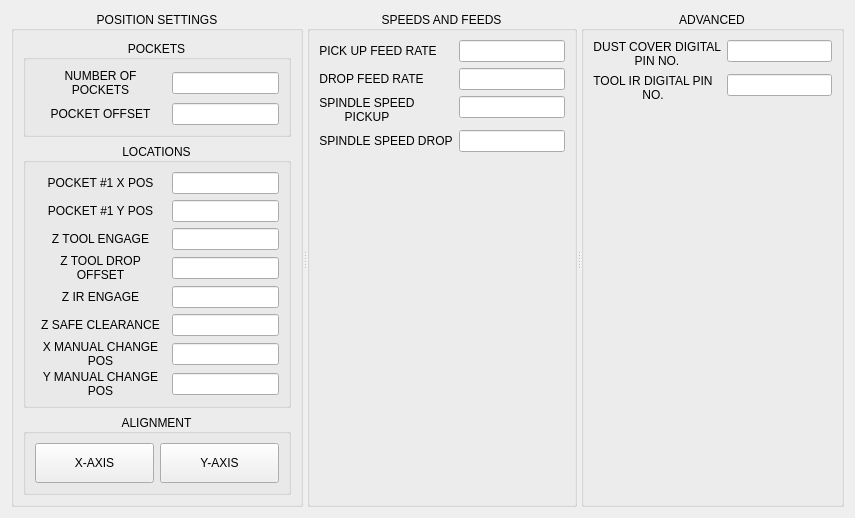
      <widget class="QWidget" name="tabAdvancedSettings">
       <attribute name="title">
        <string>Settings</string>
       </attribute>
       <layout class="QVBoxLayout" name="verticalLayout_7">
        <item>
         <widget class="QSplitter" name="splitter">
          <property name="orientation">
           <enum>Qt::Horizontal</enum>
          </property>
          <widget class="QGroupBox" name="gbPositionSettings">
           <property name="title">
            <string>POSITION SETTINGS</string>
           </property>
           <property name="alignment">
            <set>Qt::AlignCenter</set>
           </property>
           <layout class="QVBoxLayout" name="verticalLayout_8">
            <item>
             <widget class="QGroupBox" name="gbPockets">
              <property name="title">
               <string>POCKETS</string>
              </property>
              <property name="alignment">
               <set>Qt::AlignCenter</set>
              </property>
              <layout class="QGridLayout" name="gridLayout_2">
               <item row="0" column="0">
                <widget class="QLabel" name="lblNoPockets">
                 <property name="text">
                  <string>NUMBER OF POCKETS</string>
                 </property>
                 <property name="alignment">
                  <set>Qt::AlignCenter</set>
                 </property>
                 <property name="wordWrap">
                  <bool>true</bool>
                 </property>
                </widget>
               </item>
               <item row="0" column="1">
                <widget class="QLineEdit" name="leNoPockets">
                 <property name="alignment">
                  <set>Qt::AlignCenter</set>
                 </property>
                </widget>
               </item>
               <item row="1" column="0">
                <widget class="QLabel" name="lblPocketOffset">
                 <property name="text">
                  <string>POCKET OFFSET</string>
                 </property>
                 <property name="alignment">
                  <set>Qt::AlignCenter</set>
                 </property>
                 <property name="wordWrap">
                  <bool>true</bool>
                 </property>
                </widget>
               </item>
               <item row="1" column="1">
                <widget class="QLineEdit" name="lePocketOffset">
                 <property name="alignment">
                  <set>Qt::AlignCenter</set>
                 </property>
                </widget>
               </item>
              </layout>
             </widget>
            </item>
            <item>
             <widget class="QGroupBox" name="gbLocations">
              <property name="title">
               <string>LOCATIONS</string>
              </property>
              <property name="alignment">
               <set>Qt::AlignCenter</set>
              </property>
              <layout class="QGridLayout" name="gridLayout_3">
               <item row="0" column="0">
                <widget class="QLabel" name="lblPocketOneXPos">
                 <property name="text">
                  <string>POCKET #1 X POS</string>
                 </property>
                 <property name="alignment">
                  <set>Qt::AlignCenter</set>
                 </property>
                 <property name="wordWrap">
                  <bool>true</bool>
                 </property>
                </widget>
               </item>
               <item row="0" column="1">
                <widget class="QLineEdit" name="leLocPocketOneX">
                 <property name="alignment">
                  <set>Qt::AlignCenter</set>
                 </property>
                </widget>
               </item>
               <item row="1" column="0">
                <widget class="QLabel" name="lblPocketOneYPos">
                 <property name="text">
                  <string>POCKET #1 Y POS</string>
                 </property>
                 <property name="alignment">
                  <set>Qt::AlignCenter</set>
                 </property>
                 <property name="wordWrap">
                  <bool>true</bool>
                 </property>
                </widget>
               </item>
               <item row="1" column="1">
                <widget class="QLineEdit" name="leLocPocketOneY">
                 <property name="alignment">
                  <set>Qt::AlignCenter</set>
                 </property>
                </widget>
               </item>
               <item row="2" column="0">
                <widget class="QLabel" name="lblLocZEngage">
                 <property name="text">
                  <string>Z TOOL ENGAGE</string>
                 </property>
                 <property name="alignment">
                  <set>Qt::AlignCenter</set>
                 </property>
                 <property name="wordWrap">
                  <bool>true</bool>
                 </property>
                </widget>
               </item>
               <item row="2" column="1">
                <widget class="QLineEdit" name="leLocZEngage">
                 <property name="alignment">
                  <set>Qt::AlignCenter</set>
                 </property>
                </widget>
               </item>
               <item row="3" column="0">
                <widget class="QLabel" name="lblLocZEngageDrop">
                 <property name="text">
                  <string>Z TOOL DROP OFFSET</string>
                 </property>
                 <property name="alignment">
                  <set>Qt::AlignCenter</set>
                 </property>
                 <property name="wordWrap">
                  <bool>true</bool>
                 </property>
                </widget>
               </item>
               <item row="3" column="1">
                <widget class="QLineEdit" name="leZToolDropOffset">
                 <property name="alignment">
                  <set>Qt::AlignCenter</set>
                 </property>
                </widget>
               </item>
               <item row="4" column="0">
                <widget class="QLabel" name="lblLocZIROffset">
                 <property name="text">
                  <string>Z IR ENGAGE</string>
                 </property>
                 <property name="alignment">
                  <set>Qt::AlignCenter</set>
                 </property>
                 <property name="wordWrap">
                  <bool>true</bool>
                 </property>
                </widget>
               </item>
               <item row="4" column="1">
                <widget class="QLineEdit" name="leLocZIREngage">
                 <property name="alignment">
                  <set>Qt::AlignCenter</set>
                 </property>
                </widget>
               </item>
               <item row="5" column="0">
                <widget class="QLabel" name="lblLocZSafeClearance">
                 <property name="text">
                  <string>Z SAFE CLEARANCE</string>
                 </property>
                 <property name="alignment">
                  <set>Qt::AlignCenter</set>
                 </property>
                 <property name="wordWrap">
                  <bool>true</bool>
                 </property>
                </widget>
               </item>
               <item row="5" column="1">
                <widget class="QLineEdit" name="leZSafeClearance">
                 <property name="alignment">
                  <set>Qt::AlignCenter</set>
                 </property>
                </widget>
               </item>
               <item row="6" column="0">
                <widget class="QLabel" name="lblLocXManualChangePos">
                 <property name="text">
                  <string>X MANUAL CHANGE POS</string>
                 </property>
                 <property name="alignment">
                  <set>Qt::AlignCenter</set>
                 </property>
                 <property name="wordWrap">
                  <bool>true</bool>
                 </property>
                </widget>
               </item>
               <item row="6" column="1">
                <widget class="QLineEdit" name="leXManualChangePos">
                 <property name="alignment">
                  <set>Qt::AlignCenter</set>
                 </property>
                </widget>
               </item>
               <item row="7" column="0">
                <widget class="QLabel" name="lblLocYManualChangePos">
                 <property name="text">
                  <string>Y MANUAL CHANGE POS</string>
                 </property>
                 <property name="alignment">
                  <set>Qt::AlignCenter</set>
                 </property>
                 <property name="wordWrap">
                  <bool>true</bool>
                 </property>
                </widget>
               </item>
               <item row="7" column="1">
                <widget class="QLineEdit" name="leYManualChangePos">
                 <property name="alignment">
                  <set>Qt::AlignCenter</set>
                 </property>
                </widget>
               </item>
              </layout>
             </widget>
            </item>
            <item>
             <widget class="QGroupBox" name="gbAlignment">
              <property name="title">
               <string>ALIGNMENT</string>
              </property>
              <property name="alignment">
               <set>Qt::AlignCenter</set>
              </property>
              <layout class="QHBoxLayout" name="horizontalLayout_8">
               <item>
                <widget class="PushButton" name="pbXAxis">
                 <property name="minimumSize">
                  <size>
                   <width>0</width>
                   <height>40</height>
                  </size>
                 </property>
                 <property name="text">
                  <string>X-AXIS</string>
                 </property>
                 <property name="checkable">
                  <bool>true</bool>
                 </property>
                 <property name="indicator_option" stdset="0">
                  <bool>true</bool>
                 </property>
                 <property name="indicator_status_option" stdset="0">
                  <bool>true</bool>
                 </property>
                 <property name="python_command_option" stdset="0">
                  <bool>true</bool>
                 </property>
                 <property name="indicator_size" stdset="0">
                  <double>0.600000000000000</double>
                 </property>
                </widget>
               </item>
               <item>
                <widget class="PushButton" name="pbYAxis">
                 <property name="minimumSize">
                  <size>
                   <width>0</width>
                   <height>40</height>
                  </size>
                 </property>
                 <property name="text">
                  <string>Y-AXIS</string>
                 </property>
                 <property name="checkable">
                  <bool>true</bool>
                 </property>
                 <property name="pin_name" stdset="0">
                  <string>yy</string>
                 </property>
                 <property name="indicator_option" stdset="0">
                  <bool>true</bool>
                 </property>
                 <property name="indicator_status_option" stdset="0">
                  <bool>true</bool>
                 </property>
                 <property name="python_command_option" stdset="0">
                  <bool>true</bool>
                 </property>
                 <property name="indicator_size" stdset="0">
                  <double>0.600000000000000</double>
                 </property>
                </widget>
               </item>
              </layout>
             </widget>
            </item>
           </layout>
          </widget>
          <widget class="QGroupBox" name="gbSpeedSettings">
           <property name="title">
            <string>SPEEDS AND FEEDS</string>
           </property>
           <property name="alignment">
            <set>Qt::AlignCenter</set>
           </property>
           <layout class="QFormLayout" name="formLayout_2">
            <item row="0" column="0">
             <widget class="QLabel" name="lblSFPickUpRate">
              <property name="text">
               <string>PICK UP FEED RATE</string>
              </property>
              <property name="alignment">
               <set>Qt::AlignCenter</set>
              </property>
              <property name="wordWrap">
               <bool>true</bool>
              </property>
             </widget>
            </item>
            <item row="0" column="1">
             <widget class="QLineEdit" name="leSFPickUpRate">
              <property name="alignment">
               <set>Qt::AlignCenter</set>
              </property>
             </widget>
            </item>
            <item row="1" column="0">
             <widget class="QLabel" name="lblSFDropRate">
              <property name="text">
               <string>DROP FEED RATE</string>
              </property>
              <property name="alignment">
               <set>Qt::AlignCenter</set>
              </property>
              <property name="wordWrap">
               <bool>true</bool>
              </property>
             </widget>
            </item>
            <item row="1" column="1">
             <widget class="QLineEdit" name="leSFDropRate">
              <property name="alignment">
               <set>Qt::AlignCenter</set>
              </property>
             </widget>
            </item>
            <item row="2" column="0">
             <widget class="QLabel" name="lblSpindleSpeedPickup">
              <property name="text">
               <string>SPINDLE SPEED PICKUP</string>
              </property>
              <property name="alignment">
               <set>Qt::AlignCenter</set>
              </property>
              <property name="wordWrap">
               <bool>true</bool>
              </property>
             </widget>
            </item>
            <item row="2" column="1">
             <widget class="QLineEdit" name="leSpindleSpeedPickup">
              <property name="alignment">
               <set>Qt::AlignCenter</set>
              </property>
             </widget>
            </item>
            <item row="3" column="0">
             <widget class="QLabel" name="lblSpindleSpeedDrop">
              <property name="text">
               <string>SPINDLE SPEED DROP</string>
              </property>
              <property name="alignment">
               <set>Qt::AlignCenter</set>
              </property>
              <property name="wordWrap">
               <bool>true</bool>
              </property>
             </widget>
            </item>
            <item row="3" column="1">
             <widget class="QLineEdit" name="leSpindleSpeedDrop">
              <property name="alignment">
               <set>Qt::AlignCenter</set>
              </property>
             </widget>
            </item>
           </layout>
          </widget>
          <widget class="QGroupBox" name="gbAdvancedConfig">
           <property name="title">
            <string>ADVANCED</string>
           </property>
           <property name="alignment">
            <set>Qt::AlignCenter</set>
           </property>
           <layout class="QFormLayout" name="formLayout_3">
            <item row="0" column="0">
             <widget class="QLabel" name="lblCoverDPin">
              <property name="text">
               <string>DUST COVER DIGITAL PIN NO.</string>
              </property>
              <property name="alignment">
               <set>Qt::AlignCenter</set>
              </property>
              <property name="wordWrap">
               <bool>true</bool>
              </property>
             </widget>
            </item>
            <item row="0" column="1">
             <widget class="QLineEdit" name="leCoverDPinInput">
              <property name="inputMask">
               <string>9</string>
              </property>
              <property name="alignment">
               <set>Qt::AlignCenter</set>
              </property>
             </widget>
            </item>
            <item row="1" column="0">
             <widget class="QLabel" name="lblToolIRDPiNo">
              <property name="text">
               <string>TOOL IR DIGITAL PIN NO.</string>
              </property>
              <property name="alignment">
               <set>Qt::AlignCenter</set>
              </property>
              <property name="wordWrap">
               <bool>true</bool>
              </property>
             </widget>
            </item>
            <item row="1" column="1">
             <widget class="QLineEdit" name="leIRDPinInput">
              <property name="inputMask">
               <string>9</string>
              </property>
              <property name="alignment">
               <set>Qt::AlignCenter</set>
              </property>
             </widget>
            </item>
           </layout>
          </widget>
         </widget>
        </item>
       </layout>
      </widget>
